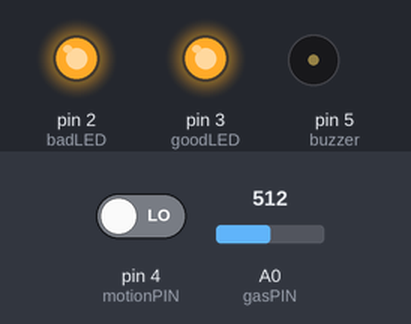
Bench run of a sketch on a simulated Arduino Uno, built with avr-gcc and run on an emulated ATmega328P. Shown: output pins drawn as LEDs (lit = HIGH), buzzer (waves = sounding, pin HIGH). The test bench sets the inputs (shaded band); at power-on: pin 4 (motionPIN) LOW, A0 (gasPIN) = 512. What the sketch prints to the serial monitor is not drawn.

Above: at 0.1 s.
Timing chart, 0 to 1.6 s (numbered marks = the images above):
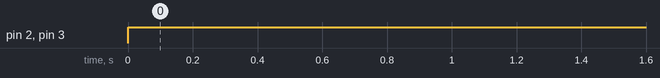

The sketch:

arduino_testing.ino
```cpp
int goodLED = 3; // choose the pin for gas-leaked LED
int badLED = 2; // choose the pin for the all-good LED
int motionPIN = 4; // choose the input pin (for PIR sensor)
int motion = LOW;
int buzzer = 5; // Set up a speaker on a PWM pin (digital 9, 10, or 11)
int gasPIN = A0;
int gasThresh = 350;


void setup() {
  pinMode(goodLED, OUTPUT); // declare goodLED as output
  pinMode(badLED, OUTPUT);
  pinMode(buzzer, OUTPUT);
  pinMode(gasPIN, INPUT);
  pinMode(motionPIN, INPUT);
  Serial.begin(9600);

}

void loop() {
  digitalWrite(goodLED, HIGH);
  digitalWrite(badLED, HIGH);
  // digitalWrite(buzzer, HIGH);

  int temp = analogRead(gasPIN);
  int temp2 = digitalRead(motionPIN);

  Serial.println(temp2);

}
```

Measured:
- by itself, pin 2 (badLED), pin 3 (goodLED): LOW → HIGH at 0.00 s
